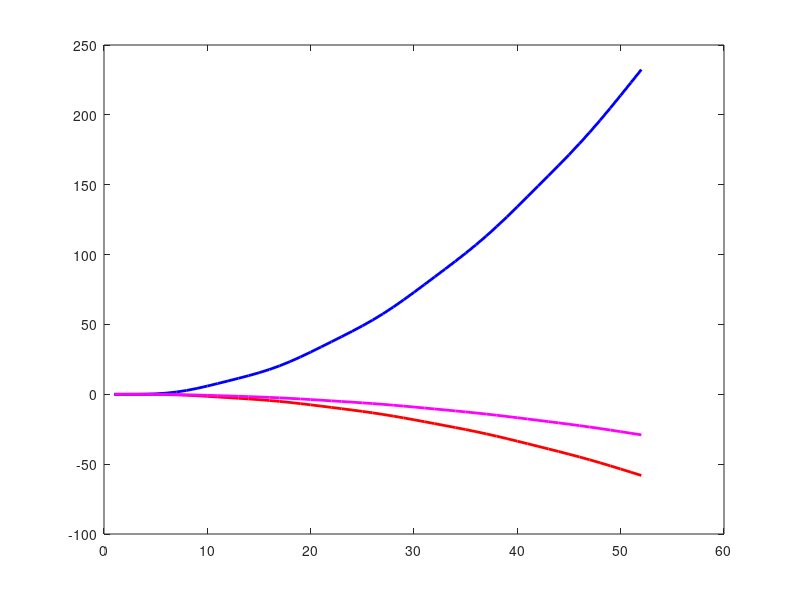

MATLAB code for this plot:
clear
%properties
den = 3000;
wd = 0.1; ht = 0.2;  len = 0.5;
area = wd * ht;
E = 10^10;
I = (len*wd^3)/12;
n=input('Enter no of nodes :');
l = len/(n-1);
M1 = (den*l*area/420)*[156 22*l 54 -13*l;22*l 4*l*l 13*l -3*l*l;54 13*l 156 -22*l;-13*l -3*l*l -22*l 4*l*l];
K1 = (E*I/l^3)*[12 6*l -12 6*l;6*l 4*l*l -6*l 2*l*l;-12 -6*l 12 -6*l;6*l 2*l*l -6*l 4*l*l];
K = zeros(2*n,2*n);
M = zeros(2*n,2*n);
%Matrix stiffness and mass
for i=1:2:2*(n-1)
    for j=1:4
        for l=1:4
            K(i+j-1,i+l-1) = K(i+j-1,i+l-1) + K1(j,l);
            M(i+j-1,i+l-1) = M(i+j-1,i+l-1) + M1(j,l);
        end
    end
end
%initialise values
a = 10;
w = 50;
alpha = 0.25;
gamma = 0.5;
dt = 0.1;     %timestep
tf = 5;     %time end
%integration constants
a0 = 1/(alpha*dt^2); 
a1 = gamma/(alpha*dt);
a2 = 1/(alpha*dt);  
a3 = 1/(2*alpha)-1;
a4 = (gamma/alpha)-1; 
a5 = dt/2*(gamma/alpha-2);
a6 = dt*(1-alpha);  
a7 = (gamma/alpha-2);
t = 0;
i = 1;
U = zeros(2*n,tf/dt);
V = zeros(2*n,tf/dt);
A = zeros(2*n,tf/dt);
V(:,i+1) = V(:,i) + [(1-gamma)*A(:,i) + gamma*A(:,i+1)]*dt;
U(:,i+1) = U(:,i) + dt*V(:,i) + [(0.5-alpha)*A(:,i) + alpha*A(:,i+1)]*dt^2;
F = zeros(2*n,tf/dt);
Keff= K + a0*M;
while t<tf
    F(2*n,i) = a*sin(2*pi*t);
    Feff = F(:,i) + M*(a0*U(:,i) + a2*V(:,i) + 2*A(:,i));
    U(:,i+1) =inv(Keff)*Feff ;
    A(:,i+1) = a0*(U(:,i+1) - U(:,i)) - a2*V(:,i) - a3*A(:,i);
    V(:,i+1) = V(:,i) + a6*A(:,i) + a7*A(:,i+1);
    t = t + dt;
    i = i + 1;
end
U
plot(U(1,:),'red','lineWidth',2); hold on;
plot(U(2,:),'blue','lineWidth',2); hold on;
plot(U(3,:),'magenta','lineWidth',2);

 


